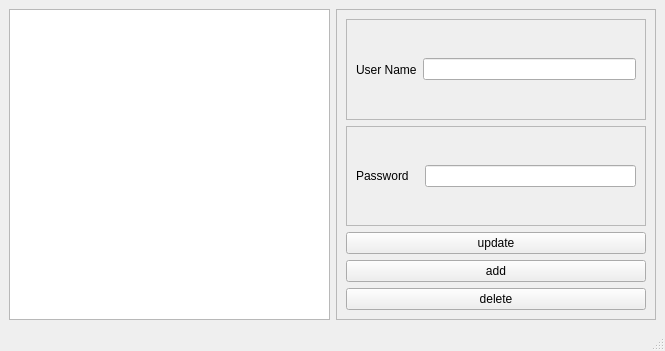
<?xml version="1.0" encoding="UTF-8"?>
<ui version="4.0">
 <class>AdminSetup</class>
 <widget class="QMainWindow" name="AdminSetup">
  <property name="geometry">
   <rect>
    <x>0</x>
    <y>0</y>
    <width>665</width>
    <height>351</height>
   </rect>
  </property>
  <property name="windowTitle">
   <string>MainWindow</string>
  </property>
  <widget class="QWidget" name="centralwidget">
   <layout class="QHBoxLayout" name="horizontalLayout_3">
    <item>
     <widget class="QTableWidget" name="tableWidget"/>
    </item>
    <item>
     <widget class="QFrame" name="frame">
      <property name="frameShape">
       <enum>QFrame::StyledPanel</enum>
      </property>
      <property name="frameShadow">
       <enum>QFrame::Raised</enum>
      </property>
      <layout class="QVBoxLayout" name="verticalLayout">
       <item>
        <widget class="QFrame" name="frame_2">
         <property name="frameShape">
          <enum>QFrame::StyledPanel</enum>
         </property>
         <property name="frameShadow">
          <enum>QFrame::Raised</enum>
         </property>
         <layout class="QHBoxLayout" name="horizontalLayout">
          <item>
           <widget class="QLabel" name="label">
            <property name="text">
             <string>User Name</string>
            </property>
           </widget>
          </item>
          <item>
           <widget class="QLineEdit" name="lineEdit_userName"/>
          </item>
         </layout>
        </widget>
       </item>
       <item>
        <widget class="QFrame" name="frame_3">
         <property name="frameShape">
          <enum>QFrame::StyledPanel</enum>
         </property>
         <property name="frameShadow">
          <enum>QFrame::Raised</enum>
         </property>
         <layout class="QHBoxLayout" name="horizontalLayout_2">
          <item>
           <widget class="QLabel" name="label_2">
            <property name="text">
             <string>Password   </string>
            </property>
           </widget>
          </item>
          <item>
           <widget class="QLineEdit" name="lineEdit_password"/>
          </item>
         </layout>
        </widget>
       </item>
       <item>
        <widget class="QPushButton" name="update">
         <property name="text">
          <string>update</string>
         </property>
        </widget>
       </item>
       <item>
        <widget class="QPushButton" name="add">
         <property name="text">
          <string>add</string>
         </property>
        </widget>
       </item>
       <item>
        <widget class="QPushButton" name="delete_2">
         <property name="text">
          <string>delete</string>
         </property>
        </widget>
       </item>
      </layout>
     </widget>
    </item>
   </layout>
  </widget>
  <widget class="QMenuBar" name="menubar">
   <property name="geometry">
    <rect>
     <x>0</x>
     <y>0</y>
     <width>665</width>
     <height>25</height>
    </rect>
   </property>
  </widget>
  <widget class="QStatusBar" name="statusbar"/>
 </widget>
 <resources/>
 <connections/>
</ui>
